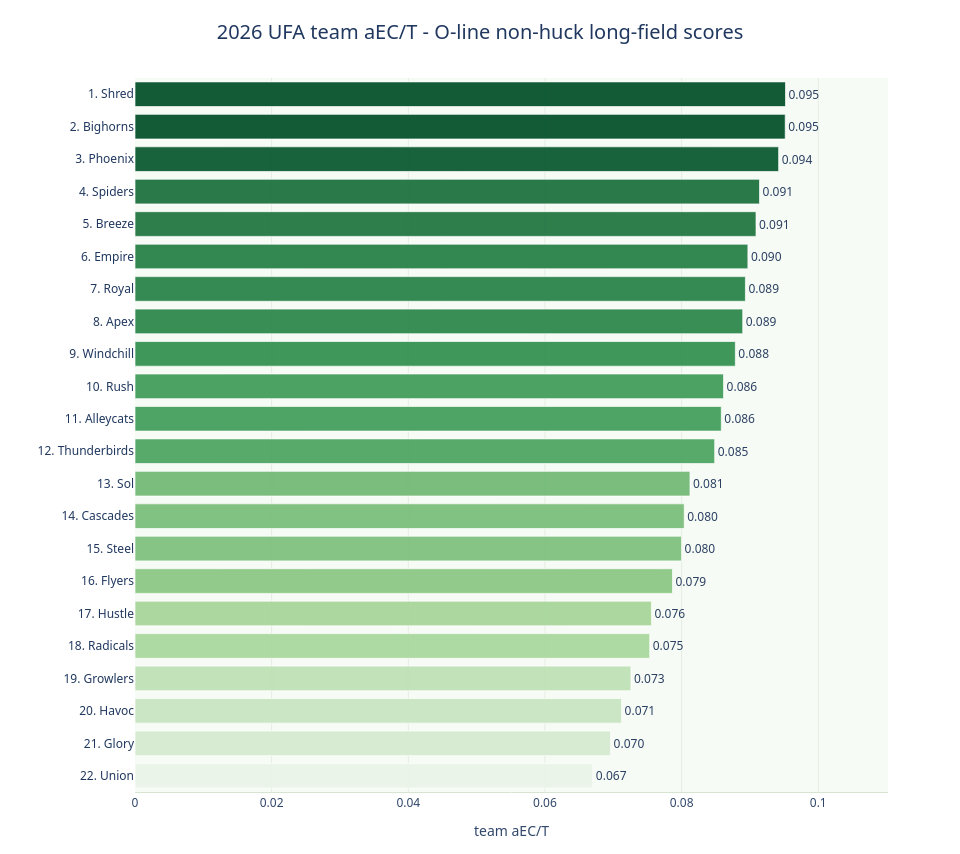

Notebook cell for this chart:
### Markdown cell above
## Default Possession-Shape Pool

This uses the same default filter as the top-possession shape work: O-line scoring possessions, long-field starts, hucks excluded.

### Code cell
analysis_possessions, analysis_paths = filter_analysis_possessions(
    league_possessions,
    league_paths,
)
team_aec_t_default_pool = summarize_team_aec_per_throw(
    analysis_possessions,
    min_possessions=MIN_POSSESSIONS,
)

plot_team_aec_t_leaderboard(
    team_aec_t_default_pool,
    title=f'{SEASON} UFA team aEC/T - O-line non-huck long-field scores',
)

### Figure 1 — Plotly figure (JSON) as saved in the notebook; plotly's stock layout.template omitted (floating-point values rounded to 4 significant figures; data arrays with more than 128 entries replaced by an {"elided": "..."} marker saying what was removed)
{"data": [{"cliponaxis": false, "customdata": {"elided": "22x7 float values"}, "hovertemplate": "<b>%{hovertext}</b><br><br>team aEC/T=%{marker.color}<br>Team=%{y}<br>avg_possession_aec_per_throw=%{customdata[0]:.3f}<br>median_possession_aec_per_throw=%{customdata[1]:.3f}<br>possessions=%{customdata[2]:,}<br>games=%{customdata[3]:,}<br>throws=%{customdata[4]:,}<br>huck_rate=%{customdata[5]:.1%}<br>o_line_share=%{customdata[6]:.1%}<extra></extra>", "hovertext": ["22. Union", "21. Glory", "20. Havoc", "19. Growlers", "18. Radicals", "17. Hustle", "16. Flyers", "15. Steel", "14. Cascades", "13. Sol", "12. Thunderbirds", "11. Alleycats", "10. Rush", "9. Windchill", "8. Apex", "7. Royal", "6. Empire", "5. Breeze", "4. Spiders", "3. Phoenix", "2. Bighorns", "1. Shred"], "legendgroup": "", "marker": {"color": [0.06701, 0.0696, 0.07121, 0.07259, 0.07533, 0.07559, 0.07867, 0.07999, 0.08039, 0.08122, 0.08484, 0.08581, 0.08614, 0.08787, 0.08895, 0.08934, 0.0897, 0.09089, 0.0914, 0.0942, 0.09517, 0.09521], "coloraxis": "coloraxis", "line": {"color": "rgba(255,255,255,0.85)", "width": 0.8}, "pattern": {"shape": ""}}, "name": "", "opacity": 0.96, "orientation": "h", "showlegend": false, "text": [0.06701, 0.0696, 0.07121, 0.07259, 0.07533, 0.07559, 0.07867, 0.07999, 0.08039, 0.08122, 0.08484, 0.08581, 0.08614, 0.08787, 0.08895, 0.08934, 0.0897, 0.09089, 0.0914, 0.0942, 0.09517, 0.09521], "textposition": "outside", "texttemplate": "%{x:.3f}", "type": "bar", "x": [0.06701, 0.0696, 0.07121, 0.07259, 0.07533, 0.07559, 0.07867, 0.07999, 0.08039, 0.08122, 0.08484, 0.08581, 0.08614, 0.08787, 0.08895, 0.08934, 0.0897, 0.09089, 0.0914, 0.0942, 0.09517, 0.09521], "xaxis": "x", "y": ["22. Union", "21. Glory", "20. Havoc", "19. Growlers", "18. Radicals", "17. Hustle", "16. Flyers", "15. Steel", "14. Cascades", "13. Sol", "12. Thunderbirds", "11. Alleycats", "10. Rush", "9. Windchill", "8. Apex", "7. Royal", "6. Empire", "5. Breeze", "4. Spiders", "3. Phoenix", "2. Bighorns", "1. Shred"], "yaxis": "y"}], "layout": {"bargap": 0.24, "barmode": "relative", "coloraxis": {"autocolorscale": false, "colorbar": {"title": {"text": "team aEC/T"}}, "colorscale": [[0, "#eaf4e8"], [0.35, "#9fd391"], [0.7, "#3f9c5a"], [1, "#09552f"]], "showscale": false}, "font": {"color": "#23395d", "family": "Segoe UI, Arial, sans-serif", "size": 12}, "height": 854, "hoverlabel": {"bgcolor": "#ffffff", "bordercolor": "#c9d8c4", "font": {"family": "Segoe UI, Arial, sans-serif", "size": 12}}, "legend": {"tracegroupgap": 0}, "margin": {"b": 62, "l": 135, "r": 72, "t": 78}, "paper_bgcolor": "#ffffff", "plot_bgcolor": "#f7fbf5", "title": {"font": {"color": "#20385f", "size": 20}, "text": "2026 UFA team aEC/T - O-line non-huck long-field scores", "x": 0.5, "xanchor": "center"}, "width": 960, "xaxis": {"anchor": "y", "domain": [0, 1], "gridcolor": "#e5eee2", "linecolor": "#d7e4d2", "range": [0, 0.1102], "showgrid": true, "tickfont": {"color": "#31476b"}, "title": {"font": {"color": "#31476b"}, "text": "team aEC/T"}, "zeroline": false}, "yaxis": {"anchor": "x", "domain": [0, 1], "showgrid": false, "tickfont": {"color": "#20385f"}, "ticks": "", "title": {"text": ""}}}}
